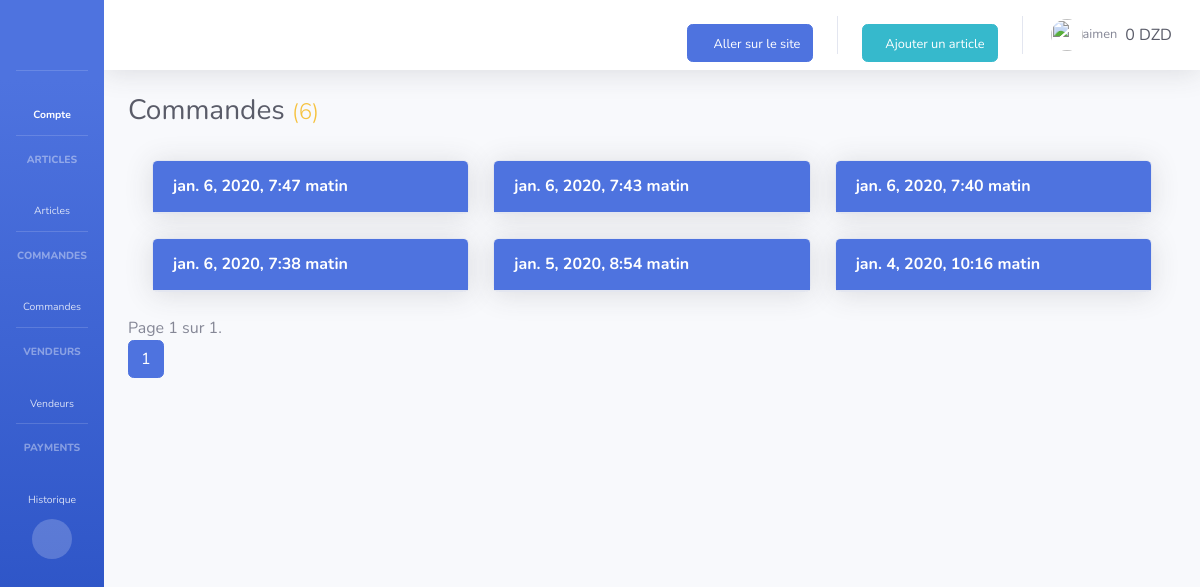
Page /BackOffice/commandes/passe (signed in) on the committed database.
### accounts/models.py (models this page shows, shortened)
class UserProfile(models.Model):
    user=models.OneToOneField(User,on_delete=models.CASCADE,null='True')
    telephone=models.CharField(null='True',max_length=10)
    adresse=models.CharField(max_length=325,default='alger')
    wilaya=models.ForeignKey(Wilaya,on_delete=models.CASCADE,null='true')
    commune=models.ForeignKey(Commune,on_delete=models.CASCADE,null='true')
    activate=models.CharField(max_length=255,unique='True')
    solde=models.IntegerField(default=0)

### commandes/models.py (models this page shows, shortened)
class Commande(models.Model):
    created_at = models.DateTimeField(default=timezone.now)
    updated_at = models.DateTimeField(default=timezone.now)
    etat=models.ForeignKey(Etat,on_delete=models.CASCADE,default=Etat.objects.get(id=1))
    nom=models.CharField(max_length=255)
    adresse=models.CharField(max_length=325)
    wilaya=models.ForeignKey(Wilaya,on_delete=models.CASCADE)
    commune=models.ForeignKey(Commune,on_delete=models.CASCADE)
    email=models.EmailField()
    telephone=models.CharField(max_length=10)
    info=models.TextField(null='True',blank='True')
    remise=models.PositiveIntegerField(default=0)
    livraison=models.PositiveIntegerField()
    user=models.ForeignKey(User,on_delete=models.CASCADE,blank='True',null='True')
    def getTotal(self):
            items=CommandeItem.objects.filter(Commande=self)
            total=0
            for item in items:
                total+=item.total
            total+=self.livraison
            return total

### commandes/adminViews.py (the view)
# urls.py: path('commandes/passe', CommandePasseAdmin.as_view(),name='HomeCommandePasseAdmin'),
class CommandePasseAdmin(LoginRequiredMixin,TemplateView):
    def get(self,request):
        commandes_list=Commande.objects.filter(user=request.user).order_by('-created_at')
        paginator = Paginator(commandes_list, 50) # Show 25 contacts per page
        page = request.GET.get('page')
        commandes = paginator.get_page(page)
        context={
        'commandes':commandes,
        'commandes_all_count':commandes_list.count(),
        }
        return render(request,'commandes/BackOffice/home_commande_passe.html',context)

### cart/context_processors.py (called while the page is built)
def add_variable_to_context(request):
    try:
        cart=Cart.objects.get(user=request.user) if request.user.is_authenticated else Cart.objects.get(session_key = request.session.session_key)
    except:
        if not request.session.session_key:
            request.session.save()
        cart = Cart(session_key=request.session.session_key)
        cart.save()
    return {
        'cart': cart
    }

### commandes/models.py (called while the page is built)
    def __str__(self):
        return str(self.nom)

### region/models.py (called while the page is built)
    def __str__(self):
        return self.nom

    def __str__(self):
        return self.nom

### commandes/templates/commandes/BackOffice/home_commande_passe.html (shortened to what this page needs)
{% extends 'BackOffice/baseadmin.html' %}
{% load static %}
{% load commandes_extras %}
{% block styles %}
<link href="{% static '/admn/vendor/datatables/dataTables.bootstrap4.min.css' %}" rel="stylesheet">
{% endblock styles %}
{% block body %}
<div class="container">
  <h1 class="h3 mb-2 text-gray-800">Commandes <small class="text-warning font-weight-light">({{commandes_all_count}})</small></h1>
<br>
  <div class="container">
    <div class="row">
      {% for commande in commandes %}
      <div class="col-md-4">
        <div class="card shadow mb-4 border">
                <a href="#collapseCommande{{ forloop.counter }}" class="d-block card-header py-3 bg-primary" data-toggle="collapse" role="button" aria-expanded="true" aria-controls="collapseCommande{{ forloop.counter }}">
                  <h6 class="m-0 font-weight-bold text-white">{{commande.created_at}}</h6>
                </a>
              </div>
      </div>
      {%endfor%}
    </div>
  </div>
</div>
<div class="container">
  <span class="current">
      Page {{ commandes.number }} sur {{ commandes.paginator.num_pages }}.
  </span>
  <ul class="pagination">
      <li class="page-item active">
        <a class="page-link" href="#"> {{ commandes.number }}</a>
      </li>
    </ul>
</div>
{% endblock body %}

### BackOffice/templates/BackOffice/nav/top-nav.html (shortened to what this page needs)
{%load static %}
{%load humanize %}
<nav class="navbar navbar-expand navbar-light bg-white topbar mb-4 static-top shadow">
  <ul class="navbar-nav ml-auto">
    <li class="nav-item mx-2 d-none d-md-block">
      <br>
      <a href="{%url 'shop'%}"  target="_blank" class='btn btn-primary'> <small><i class='fa fa-store'></i> Aller sur le site</small></a>
    </li>
    <li class="nav-item mx-2 d-none d-md-block">
      <br>
      <a href="{%url 'NewProduct'%}"  target="_blank" class='btn btn-info'> <small><i class='fa fa-plus'></i>Ajouter un article</small></a>
    </li>
    <li class="nav-item dropdown no-arrow">
      <a class="nav-link dropdown-toggle" href="#" id="userDropdown" role="button" data-toggle="dropdown" aria-haspopup="true" aria-expanded="false">
        <img class="img-profile rounded-circle" src="{%static '/img/profile.png'%}">
        <span class="mr-2  text-gray-600 small">{{user}}</span>
        <span class='text-dark'>{{user.userprofile.solde|intcomma}} DZD</span>
      </a>
    </li>
  </ul>
</nav>

### rows in the picture
Commande: created_at "jan. 6, 2020, 7:47 matin"
Commande: created_at "jan. 6, 2020, 7:43 matin"
Commande: created_at "jan. 6, 2020, 7:40 matin"
Commande: created_at "jan. 6, 2020, 7:38 matin"
Commande: created_at "jan. 5, 2020, 8:54 matin"
Commande: created_at "jan. 4, 2020, 10:16 matin"

### other values in the picture
{{ user }} "aimen"
{{ user.userprofile.solde|intcomma }} "0"
{{ commandes_all_count }} "6"
{{ commandes.number }} "1"
{{ commandes.paginator.num_pages }} "1"
